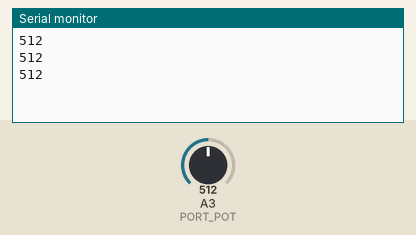
Bench run of a sketch on a simulated Arduino Uno, built with avr-gcc and run on an emulated ATmega328P. On the bench: the last lines printed to the serial monitor. The test bench sets the inputs (shaded band); at power-on: A3 (PORT_POT) = 512.

Above: at 1.3 s.
1.4 s: A3 (PORT_POT) set to 716
At 1.9 s:
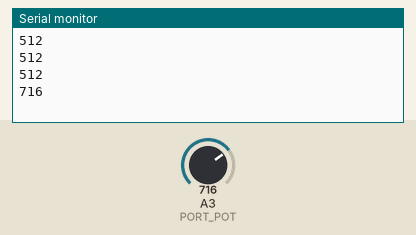
2.9 s: A3 (PORT_POT) set to 900
At 3.4 s:
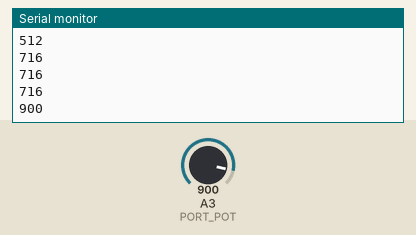
Timing chart, 0 to 5.9 s (numbered marks = the images above; inputs shaded):
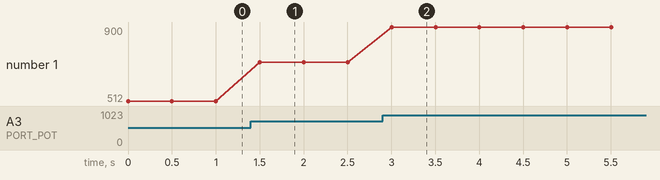

The sketch:

Calibrage_pot.ino
```cpp
#define PORT_POT A3

void setup() {
  Serial.begin(9600);

}

void loop() {
  Serial.println(analogRead(PORT_POT));
  delay(500);
}
```

Measured:
- after the input at 1.4 s, the serial monitor: prints a new line after 0.10 s (image 1)
- after the input at 2.9 s, the serial monitor: prints a new line after 0.10 s (image 2)
- plotted number 1: 512 → 716 after the input at 1.4 s, 716 → 900 after the input at 2.9 s
